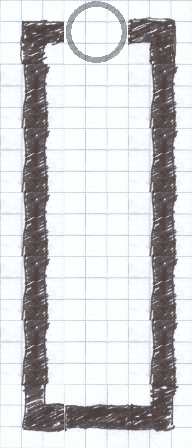

This is a level from a 2D game, rendered from its Tiled map with the project's own tilesets. A one-line summary and the complete map file follow:
An orthogonal 3x7 tile map with 64x64 px tiles, 3 tile layers (piso, paredes, portal), 3 tilesets and 1 object (spawn).

<map version="1.0" orientation="orthogonal" width="3" height="7" tilewidth="64" tileheight="64">
 <properties>
  <property name="optimo" value="5" />
 </properties>
 <tileset firstgid="1" name="piso" tilewidth="64" tileheight="64">
  <image source="piso.png" width="64" height="64" />
 </tileset>
 <tileset firstgid="2" name="pared" tilewidth="64" tileheight="64">
  <image source="pared.png" width="512" height="512" />
  <tile id="0">
   <properties>
    <property name="colisionable" value="true" />
   </properties>
  </tile>
 </tileset>
 <tileset firstgid="66" name="portal" tilewidth="64" tileheight="64">
  <image source="portal.png" width="64" height="64" />
 </tileset>
 <layer name="piso" width="3" height="7">
  <data>
   <tile gid="1" />
   <tile gid="1" />
   <tile gid="1" />
   <tile gid="1" />
   <tile gid="1" />
   <tile gid="1" />
   <tile gid="1" />
   <tile gid="1" />
   <tile gid="1" />
   <tile gid="1" />
   <tile gid="1" />
   <tile gid="1" />
   <tile gid="1" />
   <tile gid="1" />
   <tile gid="1" />
   <tile gid="1" />
   <tile gid="1" />
   <tile gid="1" />
   <tile gid="1" />
   <tile gid="1" />
   <tile gid="1" />
  </data>
 </layer>
 <layer name="paredes" width="3" height="7">
  <data>
   <tile gid="10" />
   <tile gid="0" />
   <tile gid="18" />
   <tile gid="4" />
   <tile gid="0" />
   <tile gid="4" />
   <tile gid="4" />
   <tile gid="0" />
   <tile gid="4" />
   <tile gid="4" />
   <tile gid="0" />
   <tile gid="4" />
   <tile gid="4" />
   <tile gid="0" />
   <tile gid="4" />
   <tile gid="4" />
   <tile gid="0" />
   <tile gid="4" />
   <tile gid="2" />
   <tile gid="12" />
   <tile gid="26" />
  </data>
 </layer>
 <layer name="portal" width="3" height="7">
  <data>
   <tile gid="0" />
   <tile gid="66" />
   <tile gid="0" />
   <tile gid="0" />
   <tile gid="0" />
   <tile gid="0" />
   <tile gid="0" />
   <tile gid="0" />
   <tile gid="0" />
   <tile gid="0" />
   <tile gid="0" />
   <tile gid="0" />
   <tile gid="0" />
   <tile gid="0" />
   <tile gid="0" />
   <tile gid="0" />
   <tile gid="0" />
   <tile gid="0" />
   <tile gid="0" />
   <tile gid="0" />
   <tile gid="0" />
  </data>
 </layer>
 <objectgroup name="personaje" width="3" height="7">
  <object name="spawn" x="96" y="320" width="32" height="32" />
 </objectgroup>
</map>